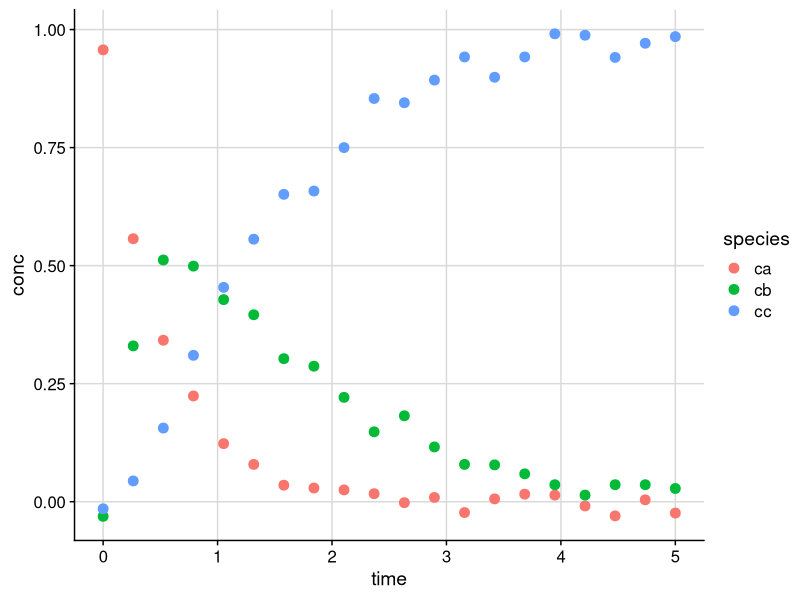
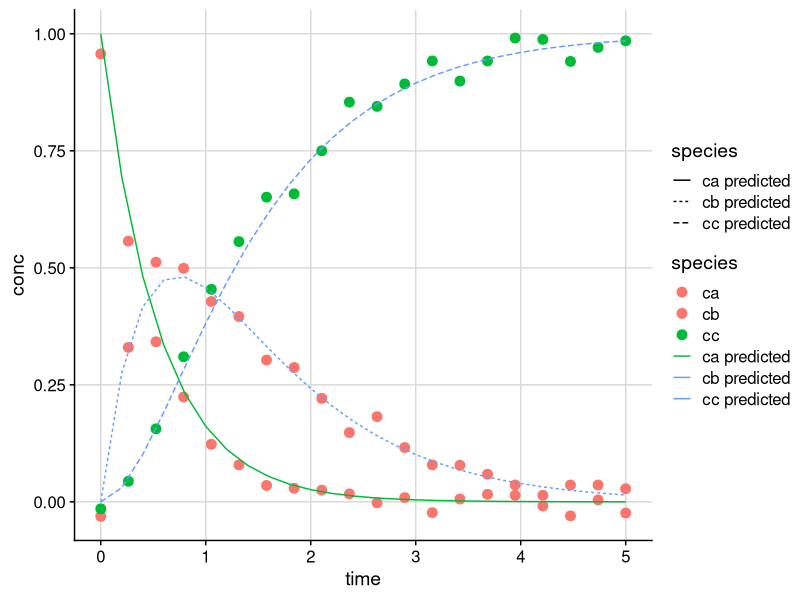
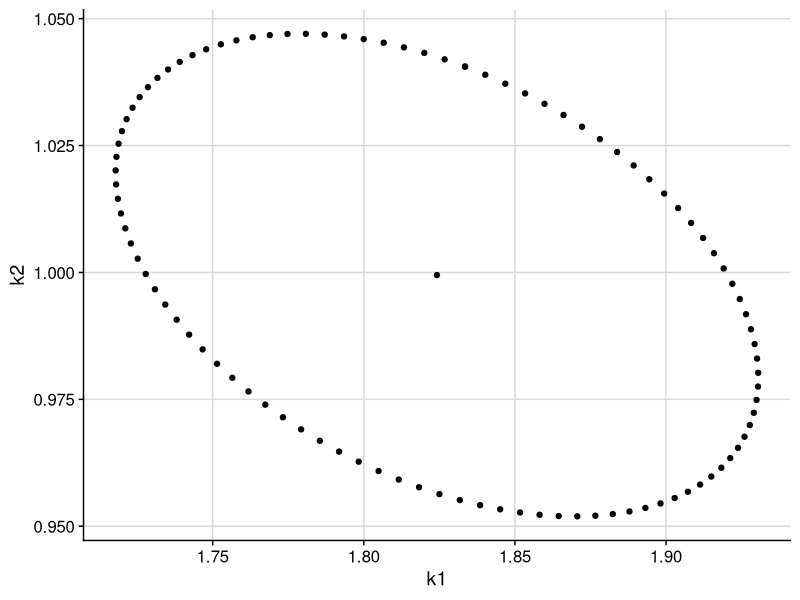

These figures' R source, in order:
## ---- chunk 1
# load libraries
library(ggplot2) #plotting
library(cowplot) #plotting
library(reshape2) #reshaping data (tall-narrow <-> short-wide)
library(deSolve) #solving differential equations
library(minpack.lm) #least squares fit using levenberg-marquart algorithm
## ---- chunk 2
#load concentration data
df=read.table(file.path('data', "ABC_data.dat"))
names(df)=c("time","ca","cb","cc")
dataMelted=melt(df,id.vars=c("time"),variable.name="species",value.name="conc")

## ---- chunk 3
plotData <- ggplot(data=dataMelted, aes(x=time, y=conc, color=species))+
  geom_point(size=3)+
  theme_half_open() +
  background_grid()
plotData
rm(plotData)
## ---- chunk 4
# rate function
rxnrate = function(t, c, parms){
 
 # rate constant passed through a list called parms
 k1 = parms$k1
 k2 = parms$k2
 
 # c is the concentration of species
 
 # derivatives dc/dt are computed below
 r = rep(0, length(c))
 r[1] = -k1*c["A"] #dcA/dt
 r[2] = k1*c["A"] - k2*c["B"] #dcB/dt
 r[3] = k2*c["B"] #dcC/dt
 
 # the computed derivatives are returned as a list
 # order of derivatives needs to be the same as the order of species in c
 return(list(r))
 
}
## ---- chunk 5
# predicted concentration for a given parameter set
cinit = c(A = 1,B = 0, C = 0)
t = unique(df$time)
parms = list(k1 = 2, k2 = 1)
out = ode(y = cinit, times = t, func = rxnrate, parms = parms, method = 'euler')
head(out)

rm(cinit, t, parms, out)
## ---- chunk 6
ssq = function(parms){
  
  # inital concentration
  cinit = c(A = 1,B = 0,C = 0)
  # time points for which conc is reported
  # include the points where data is available
  t=c(seq(0,5,0.1),df$time)
  t=sort(unique(t))
  # parameters from the parameter estimation routine
  k1 = parms[1]
  k2 = parms[2]
  # solve ODE for a given set of parameters
  out = ode(y = cinit, times = t, func = rxnrate, parms = list(k1 = k1,k2 = k2), method = 'euler')
  
  # Filter data that contains time points where data is available
  outdf = data.frame(out)
  outdf = outdf[outdf$time %in% df$time,]
  # Evaluate predicted vs experimental residual
  preddf=melt(outdf,id.var="time",variable.name="species",value.name="conc")
  expdf=melt(df,id.var="time",variable.name="species",value.name="conc")
  ssqres=preddf$conc-expdf$conc
  
  # return predicted vs experimental residual
  return(ssqres)

}
## ---- chunk 7
# parameter fitting using levenberg marquart algorithm
# initial guess for parameters
parms = c(k1 = 0.5, k2 = 0.5)
# fitting
fitval = nls.lm(par = parms, fn = ssq)

summary(fitval)
## ---- chunk 8
parest=as.list(coef(fitval))
parest
## ---- chunk 9
dof=nrow(dataMelted)-2
dof
## ---- chunk 10
ms=sqrt(deviance(fitval)/dof)
ms
## ---- chunk 11
S=vcov(fitval)
S
## ---- chunk 12
rm(fitval, ms)
## ---- chunk 13
# plot of predicted vs experimental data
 
# simulated predicted profile at estimated parameter values
cinit = c(A = 1, B = 0, C = 0)
t = seq(0,5, 0.2)
parms = as.list(parest)
out = ode(y = cinit, times = t, func = rxnrate, parms = parms)
outdf = data.frame(out)
names(outdf)=c("time","ca predicted","cb predicted","cc predicted")
 
# Overlay predicted profile with experimental data
tmppred=melt(outdf,id.var=c("time"),variable.name="species",value.name="conc")

## ---- chunk 14
library(scales)
hex_codes1 <- hue_pal()(3)

plotData <- ggplot(data=dataMelted, aes(x=time, y=conc, color=species))+
  geom_point(size=3)+
  geom_line(data=tmppred,aes(x=time,y=conc,color=species,linetype=species))+
  theme_half_open() +
  background_grid() +
  scale_color_manual(values=rep(hex_codes1,each=2))
plotData

rm(cinit, t, parms, out, outdf, tmppred, hex_codes1, plotData)
## ---- chunk 15
# Get the 95% confidence region
 
# Inverse of covariance matrix
Sinv = solve(S)
 
# get points for a circle with radius r
r = sqrt(qf(0.95, 2, dof)*2)
theta = seq(0, 2*pi, length.out=100)
z = cbind(r*cos(theta), r*sin(theta))
# transform points of circle into points of ellipse using
# svd of inverse covariance matrix
Sinv_svd = svd(Sinv) # inverse of covariance matrix
xt = t(Sinv_svd$v) %*% diag(1/sqrt(Sinv_svd$d)) %*% t(z) # transform from circle to ellipse
x = t(xt)
# translate the ellipse so that center is the estimated parameter value
x = x + matrix(rep(as.numeric(parest),100), nrow = 100, byrow = T)

x <- data.frame(x)
colnames(x) <- c('k1', 'k2')
plotEllipse <- ggplot(x, aes(k1, k2)) +
  geom_point()+
  geom_point(data = data.frame(parest), aes(k1, k2)) +
  theme_half_open() +
  background_grid()
plotEllipse

rm(Sinv, S, r, theta, z, dof, Sinv_svd, xt, x, plotEllipse)
